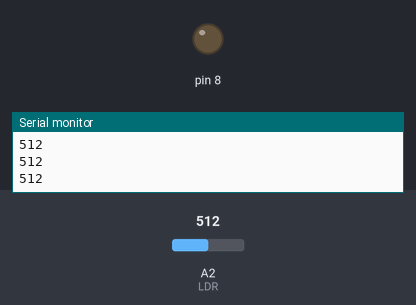
Simulated run of this sketch. Board: Arduino Uno, built with avr-gcc and run on an emulated ATmega328P. Parts: output pins drawn as LEDs (lit = HIGH), the last lines printed to the serial monitor. The test bench sets the inputs (shaded band); at power-on: A2 (LDR) = 512.

Above: at 1.2 s.
1.3 s: A2 (LDR) set to 33
2.8 s: A2 (LDR) set to 27
At 3.5 s:
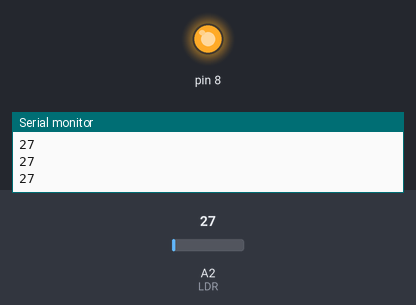
4.4 s: A2 (LDR) set to 122
At 4.9 s:
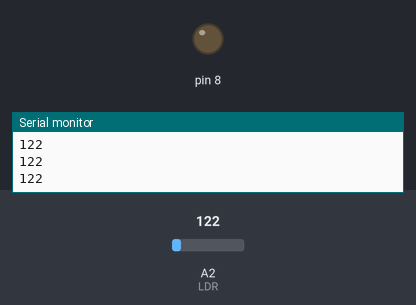
6.0 s: A2 (LDR) set to 0
At 7.5 s:
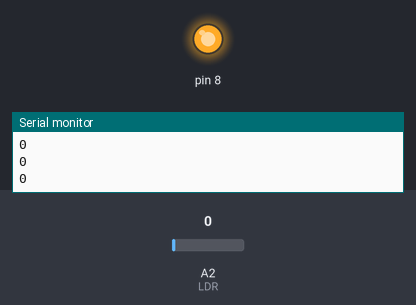
Timing chart, 0 to 8.6 s (numbered marks = the images above; inputs shaded):
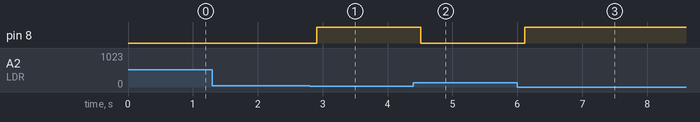

Measured:
- the behaviour switches between 30 and 29 on A2 (LDR) (found by bisection; images 0 and 1)
- after the input at 2.8 s, pin 8: LOW → HIGH after 0.11 s
- after the input at 4.4 s, pin 8: HIGH → LOW after 0.11 s
- after the input at 6.0 s, pin 8: LOW → HIGH after 0.12 s

The sketch:

Code.ino
```cpp
int LDR = 2;
int LDRValue = 0;
int Light_s = 30;
void setup() {
  // put your setup code here, to run once:
  Serial.begin(9600);
 pinMode (8, OUTPUT);
}

void loop() {
  // put your main code here, to run repeatedly:
  LDRValue=analogRead(LDR);
  Serial.println(LDRValue);
  delay(100);
  if(LDRValue <  Light_s )
  {
      digitalWrite (8, HIGH); // open the laser head
  }
   else
   {
      digitalWrite (8, LOW); // turn off the laser head
   }
}
```
